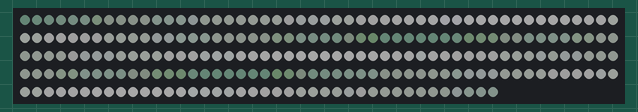
Simulated run of this sketch. Board: Arduino Uno, built with avr-gcc and run on an emulated ATmega328P. On the bench: 240 RGB LEDs in strip order, left to right, continuing on the next row. Dim RGB values are drawn brighter than linear.

Above: at 3.18 s.

The sketch:

silverPalletMicro.ino
```cpp
#include <FastLED.h>

#define LED_PIN     3
#define NUM_LEDS    240
#define BRIGHTNESS  64
#define LED_TYPE    WS2812B
#define COLOR_ORDER GRB
CRGB leds[NUM_LEDS];

#define UPDATES_PER_SECOND 100
DEFINE_GRADIENT_PALETTE( silvergray_gp ) {
    0,  42, 55, 45,
  127, 255,255,255,
  255,  42, 55, 45};

CRGBPalette16 currentPalette = silvergray_gp;
#define currentBlending LINEARBLEND

void setup() {
    delay(3000); // power-up safety delay
    FastLED.addLeds<LED_TYPE, LED_PIN, COLOR_ORDER>(leds, NUM_LEDS).setCorrection(TypicalLEDStrip);
    FastLED.setBrightness(BRIGHTNESS);
    FastLED.setMaxPowerInVoltsAndMilliamps(5, 1000);
}


void loop(){
    static uint8_t startIndex = 0;
    startIndex = startIndex + 1; /* motion speed */

    FillLEDsFromPaletteColors( startIndex);

    FastLED.show();
    FastLED.delay(1000 / UPDATES_PER_SECOND);
}

void FillLEDsFromPaletteColors( uint8_t colorIndex) {
    uint8_t brightness = 255;

    for( int i = 0; i < NUM_LEDS; i++) {
        leds[i] = ColorFromPalette( currentPalette, colorIndex, brightness, currentBlending);
        colorIndex += 3;
    }
}
```
